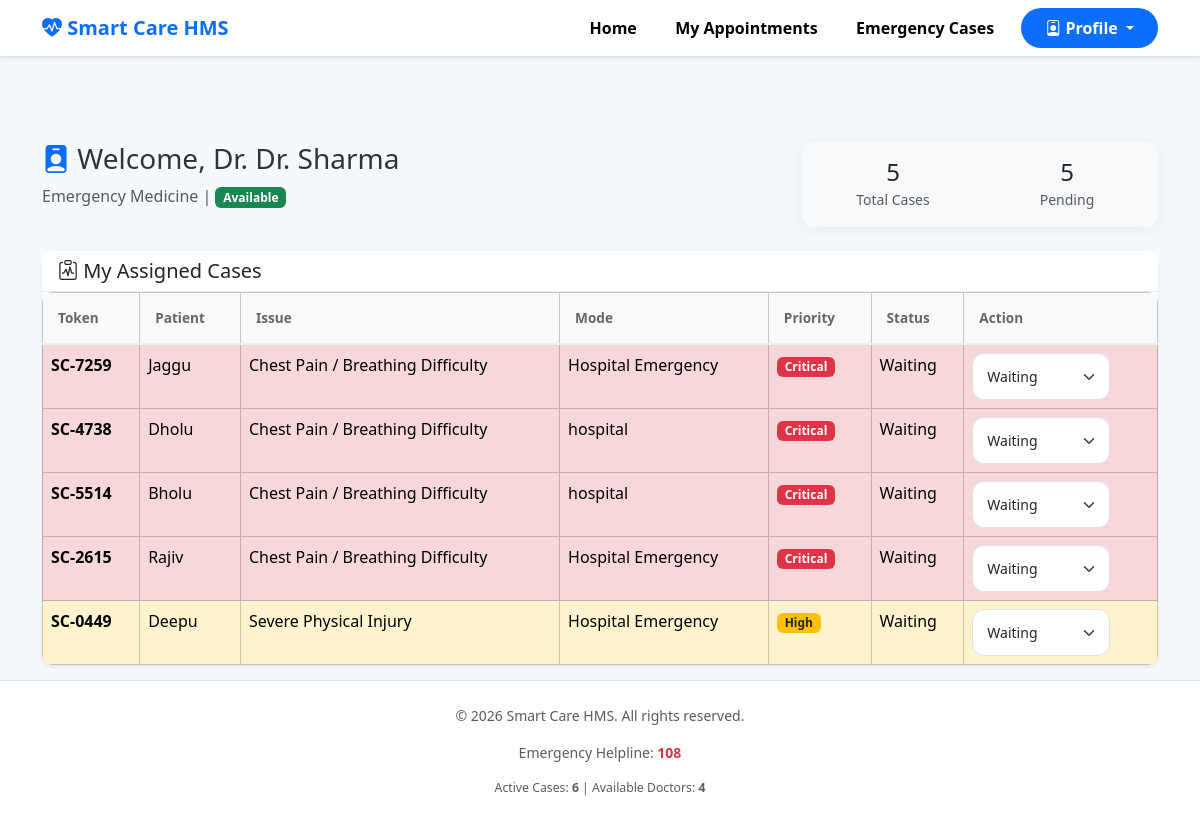
Page /doctor/dashboard/ (signed in) on the committed database.
### hmsapp/models.py (models this page shows, shortened)
class Doctor(models.Model):
    SPECIALIZATION_CHOICES = [
        ('general', 'General Medicine'),
        ('cardiology', 'Cardiology'),
        ('orthopedics', 'Orthopedics'),
        ('emergency', 'Emergency Medicine'),
        ('pediatrics', 'Pediatrics'),
        ('outpatient', 'Outpatient'),
    ]
    STATUS_CHOICES = [
        ('available', 'Available'),
        ('busy', 'Busy'),
        ('offline', 'Offline'),
    ]
    user = models.OneToOneField(User, on_delete=models.CASCADE, null=True, blank=True)
    name = models.CharField(max_length=100)
    doctor_id = models.CharField(max_length=20, unique=True)
    specialization = models.CharField(max_length=50, choices=SPECIALIZATION_CHOICES, default='general')
    phone = models.CharField(max_length=15, blank=True)
    email = models.EmailField(blank=True)
    status = models.CharField(max_length=20, choices=STATUS_CHOICES, default='available')
    password = models.CharField(max_length=100, default='doctor123')
    created_at = models.DateTimeField(auto_now_add=True)
    class Meta:
        ordering = ['name']

class EmergencyCase(models.Model):
    SYMPTOM_CHOICES = [
        ('pain', 'Chest Pain / Breathing Difficulty'),
        ('trauma', 'Severe Physical Injury'),
        ('burn', 'Burns'),
        ('fever', 'High Fever / Flu'),
        ('stroke', 'Stroke Symptoms'),
        ('weakness', 'Severe Weakness'),
        ('routine', 'Routine Checkup'),
    ]
    PRIORITY_CHOICES = [
        ('Critical', 'Critical'),
        ('High', 'High'),
        ('Medium', 'Medium'),
        ('Low', 'Low'),
    ]
    STATUS_CHOICES = [
        ('Waiting', 'Waiting'),
        ('Doctor Assigned', 'Doctor Assigned'),
        ('In Progress', 'In Progress'),
        ('Doctor En Route', 'Doctor En Route'),
        ('Completed', 'Completed'),
        ('Cancelled', 'Cancelled'),
    ]
    MODE_CHOICES = [
        ('Hospital Emergency', 'Hospital Emergency'),
        ('Home Assistance', 'Home Assistance'),
        ('Doctor Home Visit', 'Doctor Home Visit'),
        ('Doctor On Call', 'Doctor On Call Assistance'),
    ]
    patient = models.ForeignKey(Patient, on_delete=models.CASCADE, null=True, blank=True)
    patient_name = models.CharField(max_length=100)
    patient_phone = models.CharField(max_length=15, default='')  # NEW
    patient_location = models.CharField(max_length=200, default='')  # NEW
    symptom = models.CharField(max_length=50, choices=SYMPTOM_CHOICES)
    symptom_description = models.TextField(blank=True)
    priority = models.CharField(max_length=20, choices=PRIORITY_CHOICES, default='Low')
    score = models.PositiveIntegerField(default=3)
    assigned_doctor = models.ForeignKey(Doctor, on_delete=models.SET_NULL, null=True, blank=True)
    assigned_hospital = models.ForeignKey('Hospital', on_delete=models.SET_NULL, null=True, blank=True)
    status = models.CharField(max_length=30, choices=STATUS_CHOICES, default='Waiting')
    mode = models.CharField(max_length=30, choices=MODE_CHOICES, default='Hospital Emergency')
    token = models.CharField(max_length=20, unique=True)
    eta = models.CharField(max_length=50, blank=True)
    created_at = models.DateTimeField(auto_now_add=True)
    updated_at = models.DateTimeField(auto_now=True)
    class Meta:
        ordering = ['score', 'created_at']

### hmsapp/views.py (the view)
# urls.py: path('doctor/dashboard/', views.doctor_dashboard, name='doctor-dashboard'),
def doctor_dashboard(request):
    doctor_id = request.session.get('doctor_id')
    if not doctor_id:
        return redirect('doctor')
    doctor = get_object_or_404(Doctor, id=doctor_id)
    assigned_cases = EmergencyCase.objects.filter(
        assigned_doctor=doctor
    ).order_by('score', 'created_at')
    today = timezone.now().date()
    appointments = Appointment.objects.filter(
        doctor=doctor,
        appointment_date=today
    ).order_by('appointment_time')
    context = {
        'doctor': doctor,
        'cases': assigned_cases,
        'appointments': appointments,
        'total_cases': assigned_cases.count(),
        'pending_cases': assigned_cases.filter(status='Waiting').count(),
    }
    return render(request, 'doctor-dashboard.html', context)

### hmsapp/context_processors.py (called while the page is built)
def hms_stats(request):
    return {
        'hms_stats': {
            'total_cases': EmergencyCase.objects.count(),
            'active_cases': EmergencyCase.objects.filter(
                status__in=['Waiting', 'Doctor Assigned']
            ).count(),
            'available_doctors': Doctor.objects.filter(status='available').count(),
            'hospitals_count': Hospital.objects.filter(is_active=True).count(),
        }
    }

def doctor_session(request):
    return {
        'logged_doctor_id': request.session.get('doctor_id'),
        'logged_doctor_name': request.session.get('doctor_name'),
    }

def user_type_check(request):
    return {
        'hasattr_patient': hasattr(request.user, 'patient') if request.user.is_authenticated else False,
        'hasattr_doctor': hasattr(request.user, 'doctor') if request.user.is_authenticated else False,
    }

### templates/doctor-dashboard.html (shortened to what this page needs)
{% extends 'base.html' %}
{% load static %}
{% block content %}
<div class="container py-5 mt-4">
  <div class="row mb-4">
    <div class="col-md-8">
      <h3 class="mb-2">
        <i class="bi bi-person-badge-fill text-primary"></i>
        Welcome, Dr. {{ doctor.name }}
      </h3>
      <p class="text-muted mb-0">
        {{ doctor.get_specialization_display }} |
        <span class="badge bg-{% if doctor.status == 'available' %}success{% elif doctor.status == 'busy' %}warning{% else %}secondary{% endif %}">
          {{ doctor.get_status_display }}
        </span>
      </p>
    </div>
    <div class="col-md-4 text-md-end">
      <div class="card bg-light p-3">
        <div class="row text-center">
          <div class="col-6">
            <h4 class="mb-0">{{ total_cases }}</h4>
            <small class="text-muted">Total Cases</small>
          </div>
          <div class="col-6">
            <h4 class="mb-0">{{ pending_cases }}</h4>
            <small class="text-muted">Pending</small>
          </div>
        </div>
      </div>
    </div>
  </div>
  <div class="card shadow-sm mb-4">
    <div class="card-header bg-white">
      <h5 class="mb-0">
        <i class="bi bi-clipboard-pulse"></i> My Assigned Cases
      </h5>
    </div>
    <div class="card-body p-0">
      <div class="table-responsive">
        <table class="table table-bordered mb-0">
          <thead class="table-light">
            <tr>
              <th>Token</th>
              <th>Patient</th>
              <th>Issue</th>
              <th>Mode</th>
              <th>Priority</th>
              <th>Status</th>
              <th>Action</th>
            </tr>
          </thead>
          <tbody id="docPatients">
            {% for case in cases %}
            <tr class="{% if case.priority == 'Critical' %}table-danger{% elif case.priority == 'High' %}table-warning{% elif case.priority == 'Medium' %}table-info{% else %}table-success{% endif %}">
              <td><strong>{{ case.token }}</strong></td>
              <td>{{ case.patient_name }}</td>
              <td>{{ case.get_symptom_display }}</td>
              <td>{{ case.mode }}</td>
              <td>
                <span class="badge bg-{% if case.priority == 'Critical' %}danger{% elif case.priority == 'High' %}warning text-dark{% elif case.priority == 'Medium' %}info{% else %}success{% endif %}">
                  {{ case.priority }}
                </span>
              </td>
              <td>{{ case.status }}</td>
              <td>
                <form method="POST" action="{% url 'update-case' case.id %}" class="d-inline">
                  <select name="status" class="form-select form-select-sm d-inline w-auto" onchange="this.form.submit()">
                    <option value="{{ case.status }}" selected>{{ case.status }}</option>
                  </select>
                </form>
              </td>
            </tr>
            {% endfor %}
          </tbody>
        </table>
      </div>
    </div>
  </div>
</div>
{% endblock %}

### static/css/style.css (style rules this page uses)
:root { --primary: #3063b1; --secondary: #0dcaf0; --danger: #dc3545; --success: #198754; --warning: #fd7e14; --info: #0dcaf0; --dark: #0b1320; --light-bg: #f5f8fc; --bg: #f5f9fc; --critical: #dc3545; --high: #fd7e14; --medium: #ffc107; --routine: #198754; --glass: rgba(255, 255, 255, 0.75); }
body { margin: 0; padding-top: 70px; background-color: var(--bg); font-family: 'Segoe UI', Tahoma, Geneva, Verdana, sans-serif; color: #333; }
.table { background: #fff; border-radius: 10px; overflow: hidden; box-shadow: 0 2px 10px rgba(0,0,0,0.03); }
.table thead th { background-color: #f8f9fa; border-bottom: 2px solid #eee; padding: 15px; font-size: 0.85rem; color: #666; }
.table-danger { background-color: #fff5f5 !important; }
.table-warning { background-color: #fffcf0 !important; }
.card { border: none; border-radius: 12px; box-shadow: 0 4px 20px rgba(0,0,0,0.06); }
.card-header { border-bottom: 1px solid #eee; font-weight: 600; }
.form-control, .form-select { border-radius: 12px; padding: 12px 14px; }
.feature-card, .card { animation: fadeUp 0.7s ease both; }
html { position: relative; min-height: 100%; }
body { margin-bottom: 100px; }

### rows in the picture
Doctor: name "Dr. Sharma", specialization "Emergency Medicine", status "Available"
EmergencyCase: token "SC-7259", patient_name "Jaggu", symptom "Chest Pain / Breathing Difficulty", mode "Hospital Emergency", priority "Critical", status "Waiting"
EmergencyCase: token "SC-4738", patient_name "Dholu", symptom "Chest Pain / Breathing Difficulty", mode "hospital", priority "Critical", status "Waiting"
EmergencyCase: token "SC-5514", patient_name "Bholu", symptom "Chest Pain / Breathing Difficulty", mode "hospital", priority "Critical", status "Waiting"
EmergencyCase: token "SC-2615", patient_name "Rajiv", symptom "Chest Pain / Breathing Difficulty", mode "Hospital Emergency", priority "Critical", status "Waiting"
EmergencyCase: token "SC-0449", patient_name "Deepu", symptom "Severe Physical Injury", mode "Hospital Emergency", priority "High", status "Waiting"

### other values in the picture
{{ total_cases }} "5"
{{ pending_cases }} "5"
{{ hms_stats.active_cases }} "6"
{{ hms_stats.available_doctors }} "4"
